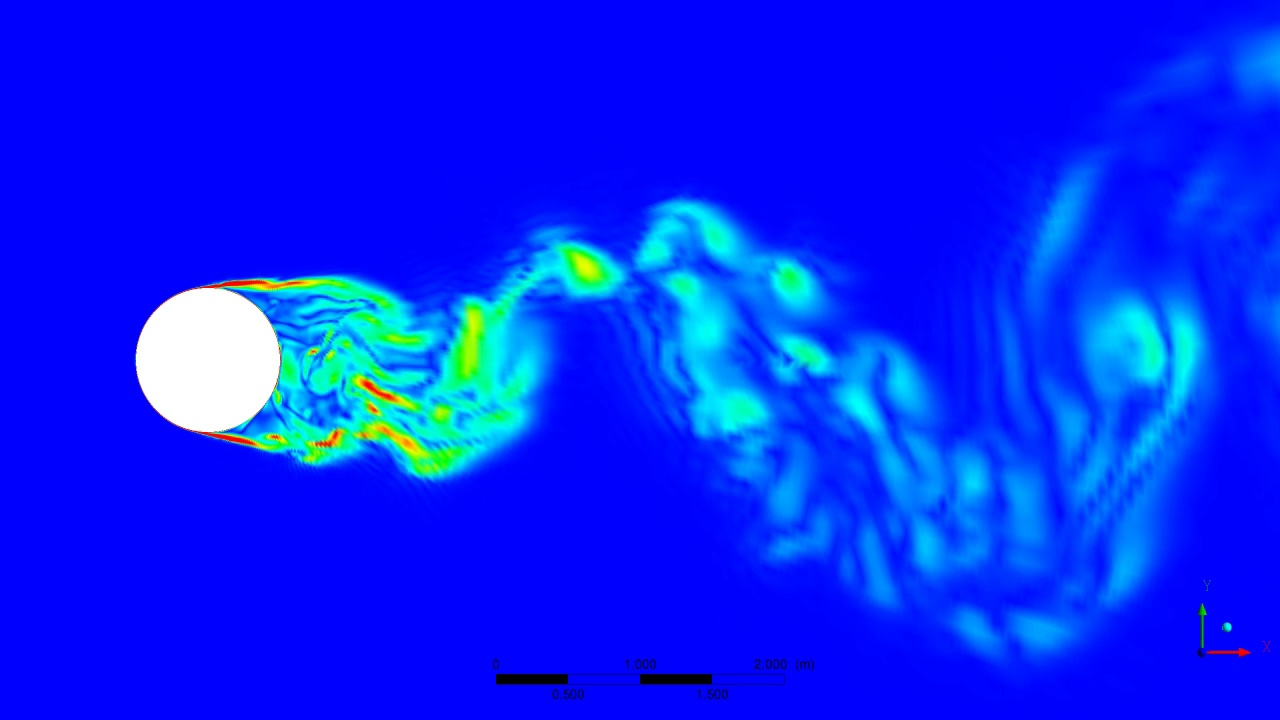
#> input picture RandWind_local/python/frames/frame0.jpg, 1280 x 720 px; its folder holds only this picture in this run
$ python getRandomContours.py
#> lines starting #> are read from the running program, lines starting #| are printed output that depends on the picture; after the words box and inside, x2 and y2 are one past the last pixel; in counts of white or black regions, pixels touching at a corner belong together
import numpy as np
import sys
import cv2
import matplotlib.mlab as mlab
import matplotlib.pyplot as plt
from PIL import Image
import glob


def getRandomContours(num_angles, start_frame):
#> called with num_angles = 38, start_frame = 0
    vid_frames = glob.glob('./frames/frame*')
    angles_out = []
    curr_frame = 0
    angles = []
    #for a in range(len(vid_frames)):
    while len(angles) < num_angles:
        im = cv2.imread(vid_frames[curr_frame])
#> im is the input picture: shape (720, 1280, 3); mean B, G, R 249.2, 38.9, 6.2
        imgray = cv2.cvtColor(im,cv2.COLOR_BGR2GRAY)
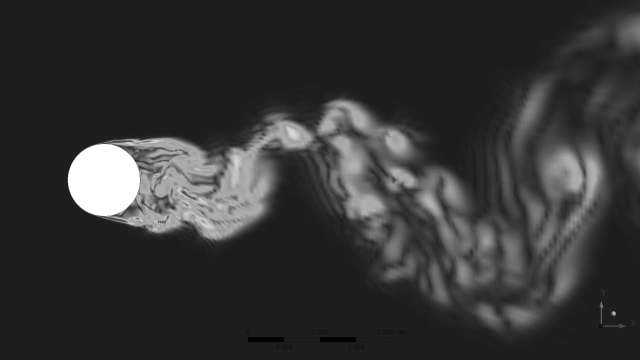
#> imgray: shape (720, 1280) (shown at 1/2 size); min 0, max 255, mean 53.1
        ret,thresh = cv2.threshold(imgray,127,255,0)
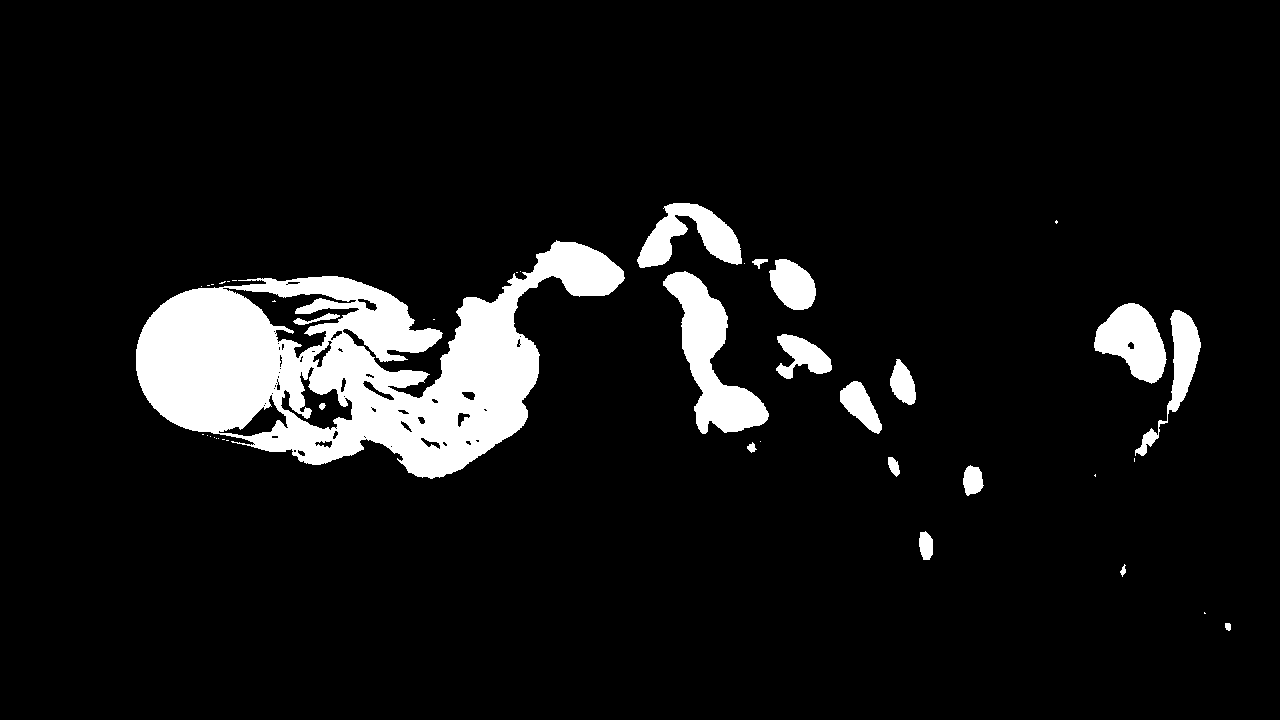
#> thresh: shape (720, 1280); 8.4% white; 42 white regions (24 under 20 px)
        contours, hierarchy = cv2.findContours(thresh,cv2.RETR_TREE,cv2.CHAIN_APPROX_SIMPLE)
#> contours = 101 contours, 58 with area under 20; largest, box (x1, y1, x2, y2) and area: (136, 240, 625, 479) 60176, (663, 271, 769, 434) 6506, (1094, 303, 1167, 384) 3528, (222, 287, 360, 359) 3238, (637, 203, 742, 268) 3192

        width, height = Image.open(vid_frames[curr_frame]).size
#> width = 1280; height = 720

        img = np.zeros((height,width,3), np.uint8)
        #img = cv2.drawContours(img, contours, -1, (0,255,0), 3)

        #loop through all contours
        for i in range(len(contours)):
            #need contours with 5 or more reference points to fitEllipse which gets the angle orientation
            if(len(contours[i]) >= 5):
                img = cv2.drawContours(img, contours, -1, (0,255,0), 3)
                (x,y),(MA,ma),angle = cv2.fitEllipse(contours[i])
                if(angle == 0.0):
                    continue
                else:
                    if angle < 90:
                        angle = 0
                    else:
                        angle = 1
                    #print('Angle: %.2f' % angle)
                    angles.append(angle)
            else:
                pass
#> this loop made 101 passes
#> (x, y, MA, ma) on passes 1, 3, 4, 6, 8, 9, 19, 20: (1227.7, 625.9, 5.7, 8.4), (1122.8, 570.2, 4.83, 10.76), (925.7, 545.1, 13.41, 29.04), (972.4, 480.3, 19.8, 30.11), (893.4, 465.8, 8.72, 21.14), (751.4, 447.4, 8.26, 9.49), (860.3, 405.6, 25.18, 59.97), (902.4, 383.1, 21.93, 44.35)
#> pass 1, in getRandomContours, `img = cv2.drawContours(img, contours, -1, (0,255,0), 3)`:
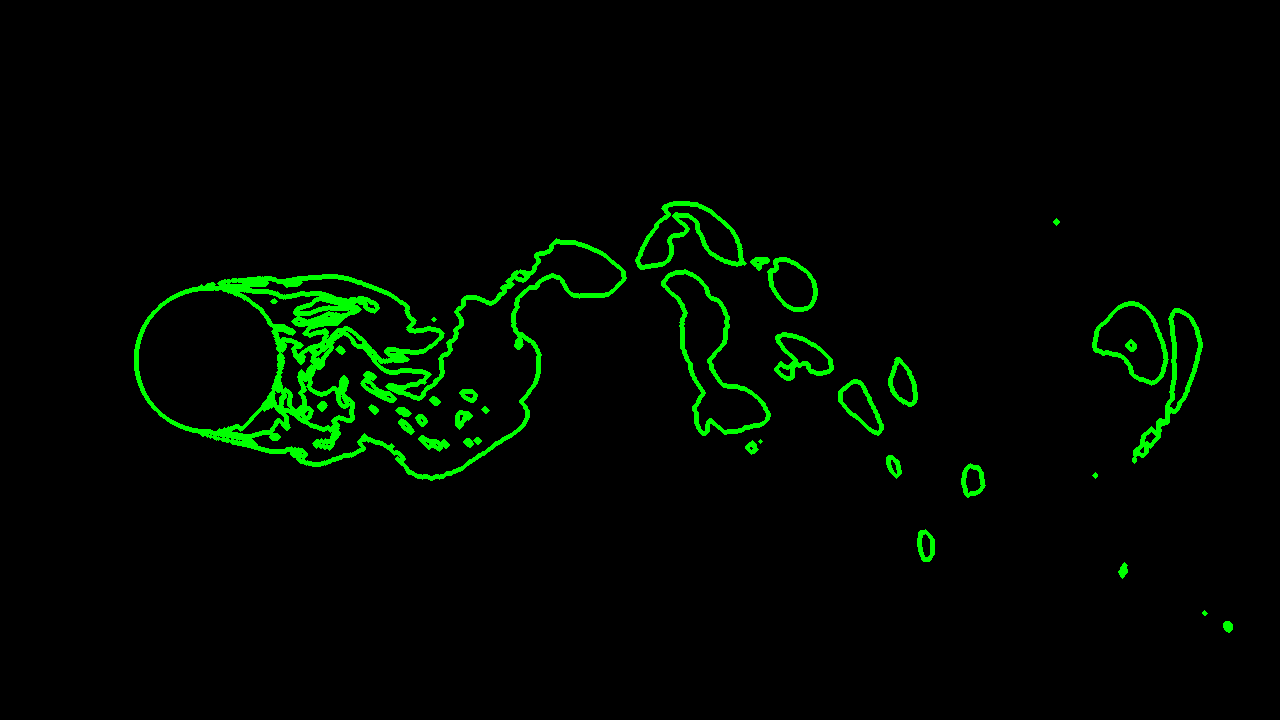
#> img: shape (720, 1280, 3); mean of channels 0, 1, 2 0, 8, 0; drawn as B, G, R
#> after the loop, angles = 53 values, max 1 at index 0, min 0 at index 1, mean 0.642
        if(len(angles) == num_angles):
            break
        elif(len(angles) > num_angles):
            angles = angles[:num_angles]
#> angles = 38 values, max 1 at index 0, min 0 at index 1, mean 0.737
            break
        else:
            pass

    return angles, curr_frame

if __name__ == '__main__':
    angles, endFrame = getRandomContours(38, 0)
#> endFrame = 0

    print(angles)
#| [1, 0, 1, 0, 1, 0, 1, 1, 1, 0, 1, 1, 0, 1, 1, 0, 0, 1, 1, 1, 1, 1, 1, 1, 0, 1, 1, 0, 1, 1, 1, 1, 1, 1, 1, 0, 1, 1]

$ run again, on RandWind_local/python/frames/frame159.jpg
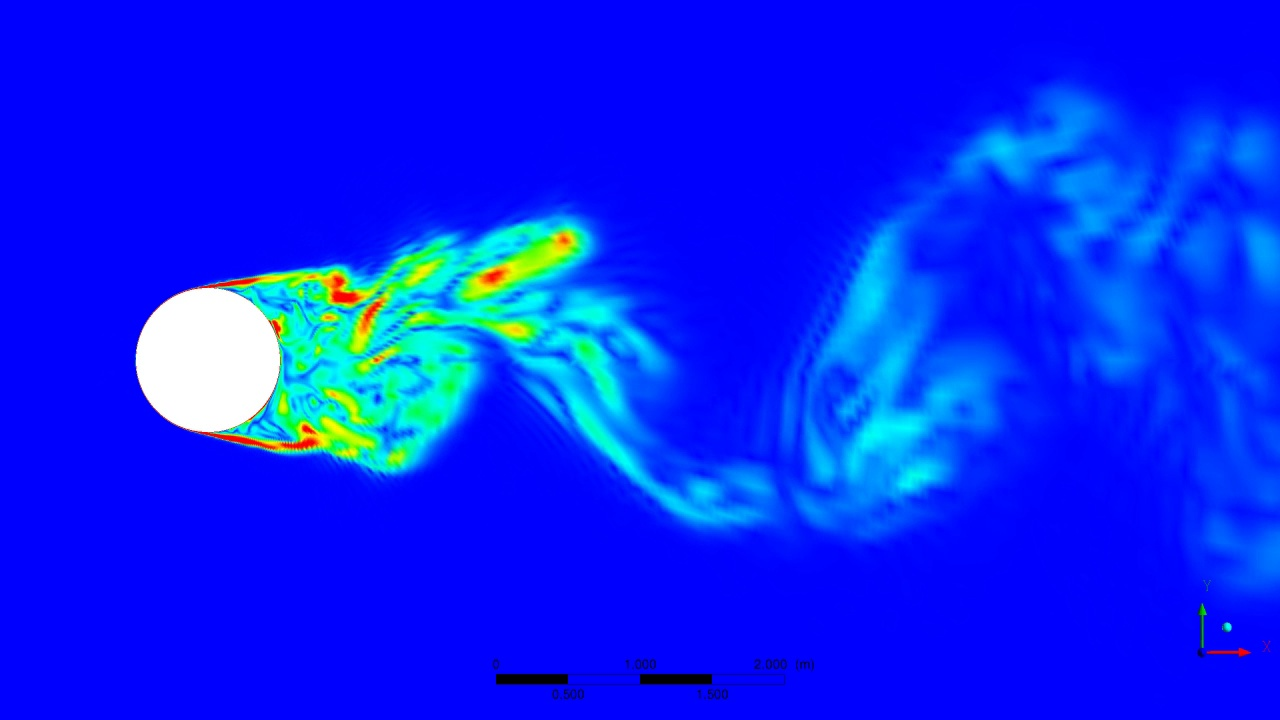
#> input picture RandWind_local/python/frames/frame159.jpg, 1280 x 720 px
#> in getRandomContours, im is the input picture: shape (720, 1280, 3); mean B, G, R 247.6, 37, 7.3
#> in getRandomContours, `ret,thresh = cv2.threshold(imgray,127,255,0)`:
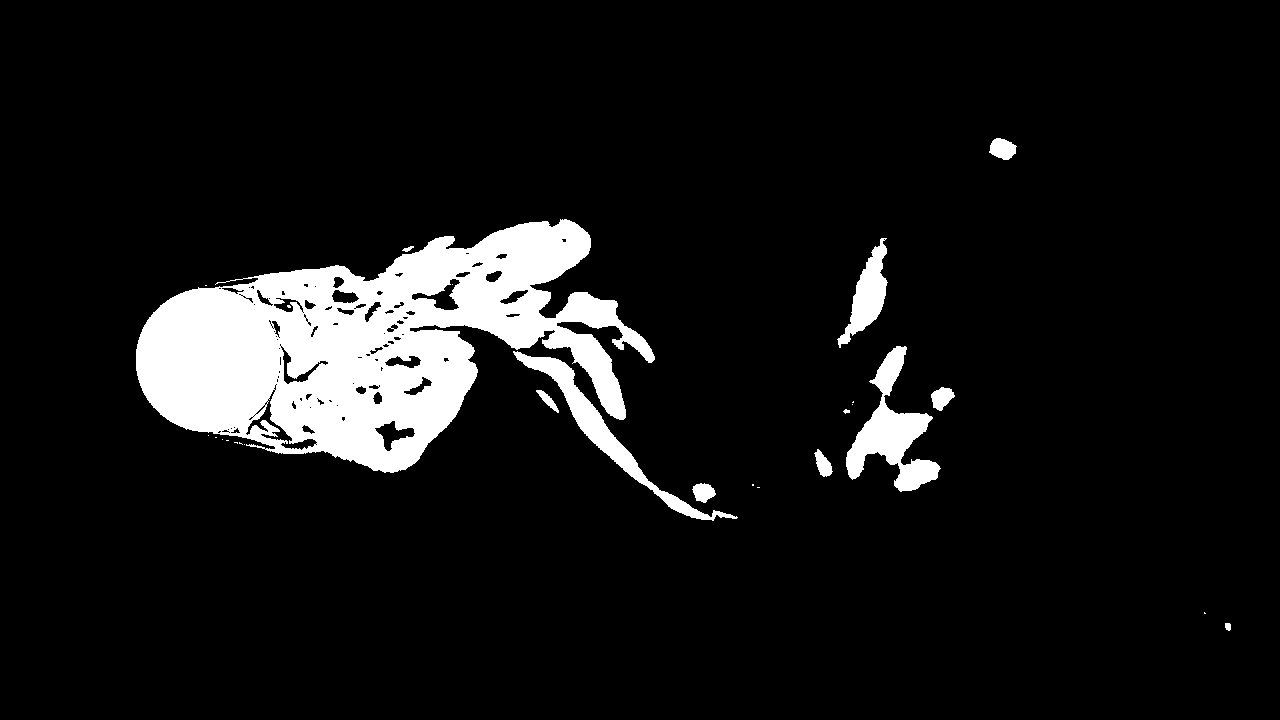
#> thresh: shape (720, 1280); 8.6% white; 27 white regions (15 under 20 px)
#> contours = 138 contours, 81 with area under 20; largest, box (x1, y1, x2, y2) and area: (136, 219, 655, 473) 69924, (846, 346, 941, 492) 4852, (513, 351, 738, 521) 3696, (837, 238, 888, 348) 2044, (245, 389, 318, 451) 807
#> width = 1280; height = 720
#> the loop in getRandomContours, `for i in range(len(contours)):` made 138 passes
#> (x, y, MA, ma) on passes 1, 5, 6, 8, 14, 17, 18, 19: (1227.7, 625.9, 5.7, 8.4), (703.1, 491.9, 17.94, 21.65), (822.9, 464.4, 12.42, 28.95), (240.5, 443, 0.0148, 0.049), (846.1, 411, 3.91, 6.53), (546.8, 399.2, 6.59, 31.18), (941.7, 397.6, 18.87, 25.09), (628.3, 442.5, 45.35, 247.9)
#> pass 1, in getRandomContours, `img = cv2.drawContours(img, contours, -1, (0,255,0), 3)`:
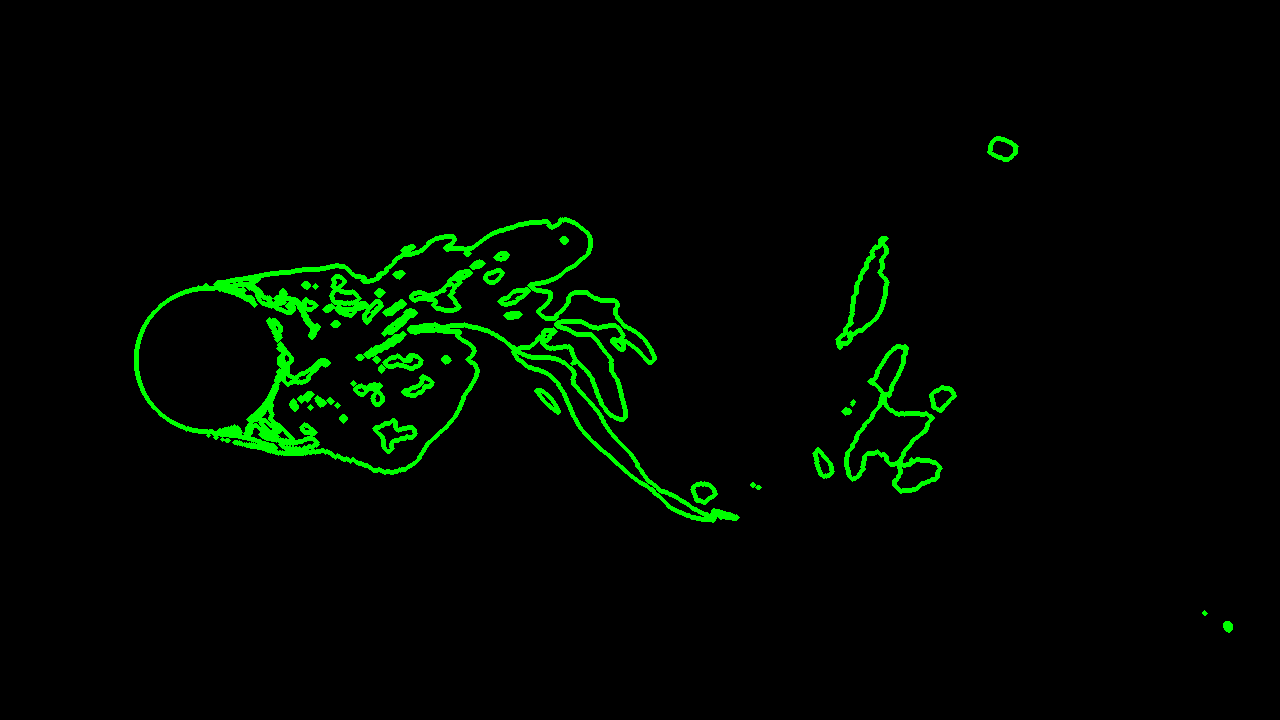
#> img: shape (720, 1280, 3); mean of channels 0, 1, 2 0, 7.9, 0; drawn as B, G, R
#> after the loop in getRandomContours, `for i in range(len(contours)):`: angles = 89 values, max 1 at index 0, min 0 at index 6, mean 0.629
#> in getRandomContours, `angles = angles[:num_angles]`: angles = 38 values, max 1 at index 0, min 0 at index 6, mean 0.553
#> `angles, endFrame = getRandomContours(38, 0)`: endFrame = 0
#| [1, 1, 1, 1, 1, 1, 0, 1, 0, 0, 0, 0, 0, 1, 0, 1, 0, 0, 0, 0, 1, 1, 1, 1, 0, 1, 0, 1, 1, 0, 0, 0, 1, 1, 1, 1, 1, 0]

$ run again, on RandWind_local/python/frames/frame124.jpg
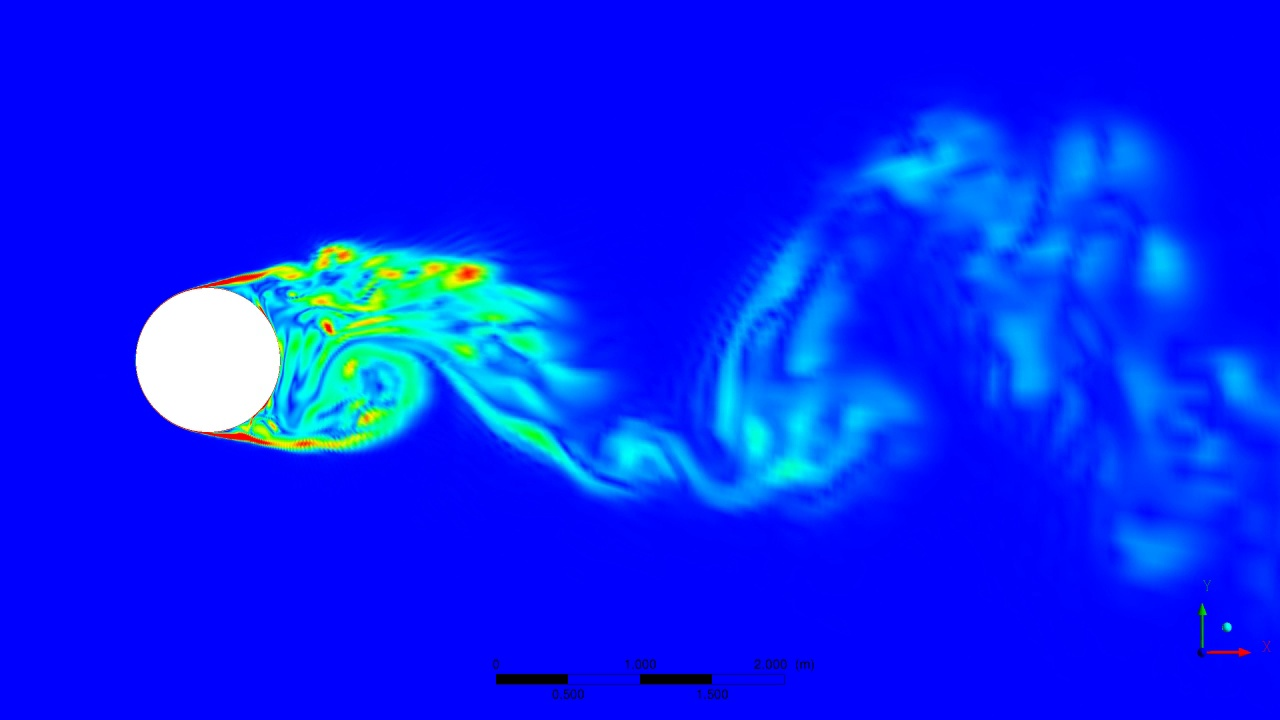
#> input picture RandWind_local/python/frames/frame124.jpg, 1280 x 720 px
#> in getRandomContours, im is the input picture: shape (720, 1280, 3); mean B, G, R 249.4, 34.8, 6.3
#> in getRandomContours, `ret,thresh = cv2.threshold(imgray,127,255,0)`:
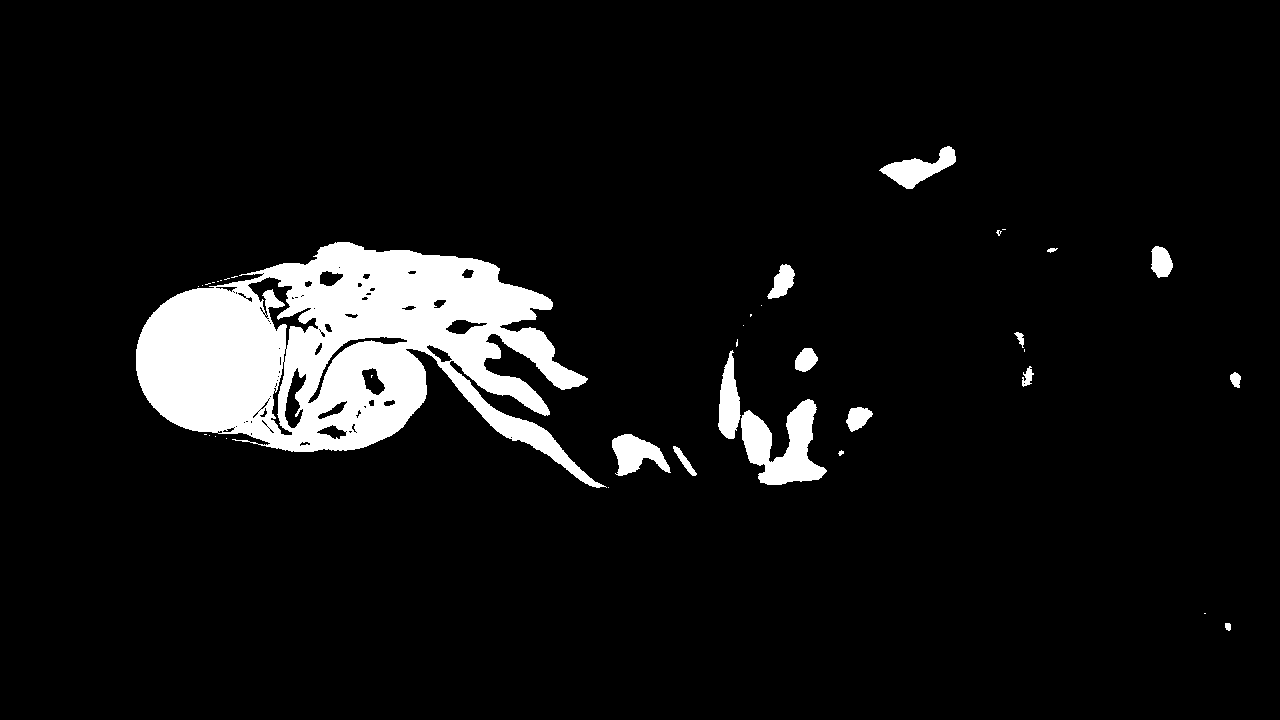
#> thresh: shape (720, 1280); 7.4% white; 38 white regions (22 under 20 px)
#> contours = 127 contours, 79 with area under 20; largest, box (x1, y1, x2, y2) and area: (136, 242, 607, 488) 61930, (741, 399, 827, 485) 3720, (247, 276, 319, 350) 1381, (879, 146, 956, 189) 1315, (612, 434, 671, 476) 1308
#> width = 1280; height = 720
#> the loop in getRandomContours, `for i in range(len(contours)):` made 127 passes
#> (x, y, MA, ma) on passes 1, 4, 5, 9, 11, 12, 13, 14: (1227.7, 625.9, 5.7, 8.4), (840.6, 452.6, 4.1, 5.48), (684.5, 461, 6.02, 41.09), (636.9, 457.5, 41.21, 58.23), (857.5, 417.7, 19.94, 28.13), (783.7, 440, 77.88, 91.5), (1235.3, 379.1, 9.45, 15.04), (1027.4, 376.4, 9.39, 19.21)
#> pass 1, in getRandomContours, `img = cv2.drawContours(img, contours, -1, (0,255,0), 3)`:
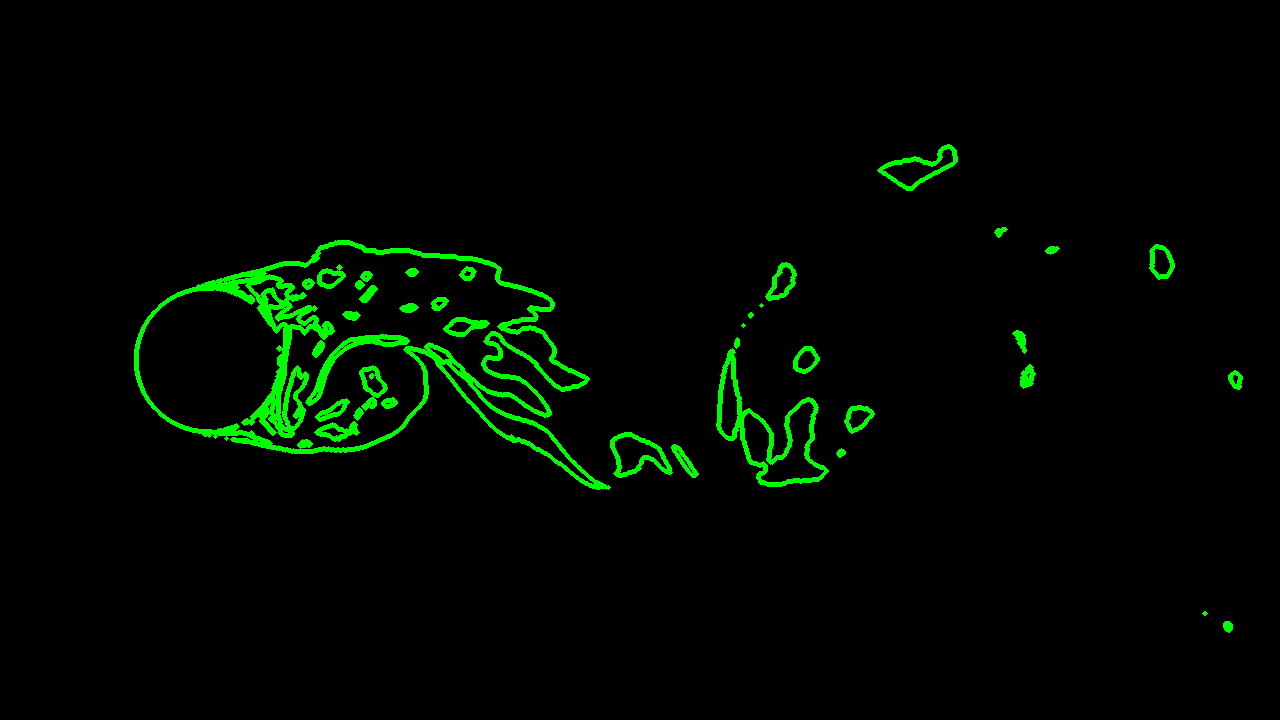
#> img: shape (720, 1280, 3); mean of channels 0, 1, 2 0, 7.3, 0; drawn as B, G, R
#> after the loop in getRandomContours, `for i in range(len(contours)):`: angles = 66 values, max 1 at index 0, min 0 at index 1, mean 0.485
#> in getRandomContours, `angles = angles[:num_angles]`: angles = 38 values, max 1 at index 0, min 0 at index 1, mean 0.474
#> `angles, endFrame = getRandomContours(38, 0)`: endFrame = 0
#| [1, 0, 1, 1, 0, 1, 1, 0, 0, 0, 1, 1, 0, 0, 1, 1, 0, 0, 0, 1, 0, 1, 1, 1, 1, 0, 0, 0, 0, 0, 0, 1, 1, 1, 0, 0, 0, 1]
